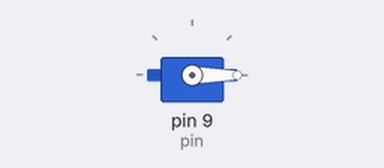
Bench run of a sketch on a simulated Arduino Uno, built with avr-gcc and run on an emulated ATmega328P. On the bench: servo.

Above: at 0.05 s.
At 1.5 s:
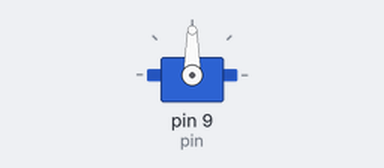
At 3.0 s:
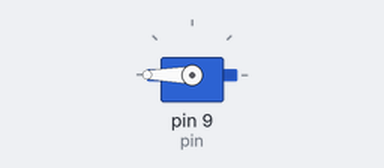
Timing chart, 0 to 6.9 s (numbered marks = the images above):
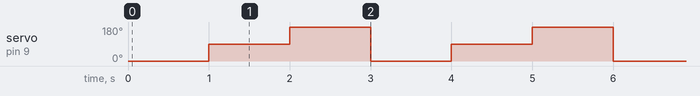

Measured:
- by itself, servo on pin 9 (pin): repeats every 3.0 s: 180° 1.0 s, 0° 1.0 s, 90° 1.0 s

The sketch:

servo.ino
```cpp
#include <Servo.h>
#define pin 9
Servo servo_9;
void setup() {
  // put your setup code here, to run once:
servo_9.attach(pin);
}

void loop() {
  // put your main code here, to run repeatedly:
servo_9.write(0);
delay(1000);
servo_9.write(90);
delay(1000);
servo_9.write(180);
delay(1000);
}
```
